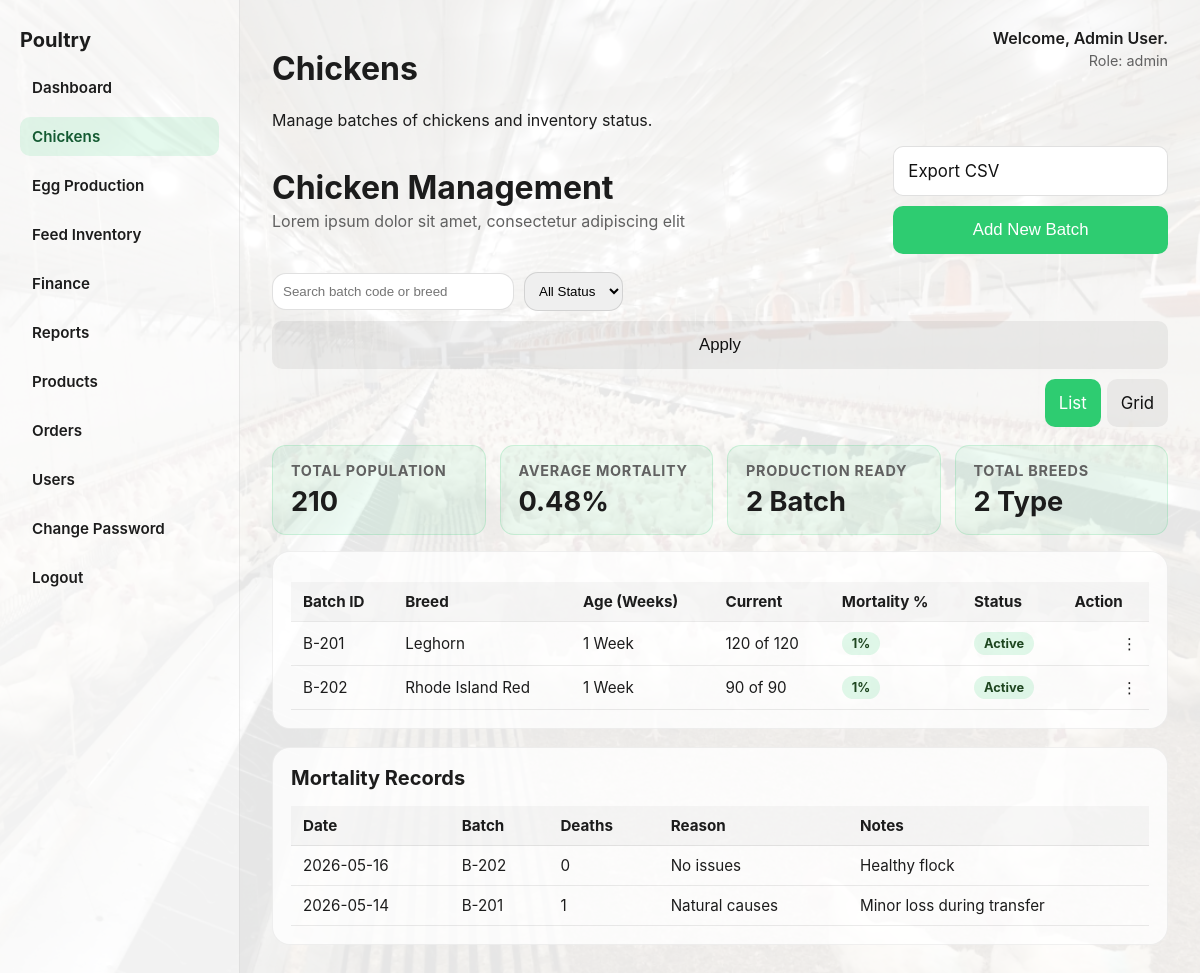
Screenshot of /chickens.php (signed in) with the database file from the repository.
### tables this page shows
CREATE TABLE batches (
    id INT AUTO_INCREMENT PRIMARY KEY,
    batch_code VARCHAR(100) NOT NULL UNIQUE,
    breed VARCHAR(255) NOT NULL,
    started_at DATE NOT NULL,
    quantity INT NOT NULL DEFAULT 0,
    status VARCHAR(50) NOT NULL DEFAULT 'active'
);

CREATE TABLE mortality_records (
    id INT AUTO_INCREMENT PRIMARY KEY,
    batch_id INT NOT NULL,
    recorded_at DATE NOT NULL,
    deaths INT NOT NULL DEFAULT 0,
    reason TEXT,
    notes TEXT,
    FOREIGN KEY (batch_id) REFERENCES batches(id) ON DELETE CASCADE
);

### controllers/BaseController.php (called while the page is built, shortened)
<?php
class BaseController {
    protected function render($view, $data = []) {
        extract($data);
        include __DIR__ . '/../views/' . $view . '.php';
    }
}
?>

### controllers/ChickenController.php (called while the page is built, shortened)
<?php
require_once __DIR__ . '/BaseController.php';
require_once __DIR__ . '/../models/ChickenModel.php';
class ChickenController extends BaseController {
    private ChickenModel $model;
    public function __construct() {
        $this->model = new ChickenModel();
    }
    public function index() {
        $message = '';
        $search = trim($_GET['search'] ?? '');
        $status = $_GET['status'] ?? '';
        $viewMode = $_GET['view'] ?? 'list';
        $batches = $this->model->getFilteredBatches($search, $status);
        $data = [
            'batches' => $batches,
            'mortalityRecords' => $this->model->getMortalityRecords(),
            'totalPopulation' => $this->model->getTotalPopulation(),
            'totalBreeds' => $this->model->getTotalBreeds(),
            'productionReady' => $this->model->getProductionReady(),
            'avgMortality' => $this->model->getAvgMortality(),
            'message' => $message,
            'search' => $search,
            'status' => $status,
            'viewMode' => $viewMode,
            'pageTitle' => 'Chickens',
            'pageDescription' => 'Manage batches of chickens and inventory status.',
            'activeNav' => 'chickens'
        ];
        $this->render('chicken', $data);
    }
}
?>

### chickens.php (called while the page is built)
<?php
require_once __DIR__ . '/controllers/ChickenController.php';
$controller = new ChickenController();
$controller->index();
?>

### models/BaseModel.php (called while the page is built, shortened)
<?php
require_once __DIR__ . '/../config.php';
class BaseModel {
    public function __construct() {
        $this->db = get_db();
    }
}
?>

### config.php (called while the page is built, shortened)
<?php
function get_db() {
    static $db;
    if (!$db) {
        if (DB_TYPE === 'mysql') {
            $dsn = 'mysql:host=' . DB_MYSQL_HOST . ';dbname=' . DB_MYSQL_NAME . ';charset=utf8mb4';
            $db = new PDO($dsn, DB_MYSQL_USER, DB_MYSQL_PASS);
        } else {
            $db = new PDO('sqlite:' . DB_FILE);
        }
        $db->setAttribute(PDO::ATTR_ERRMODE, PDO::ERRMODE_EXCEPTION);
    }
    return $db;
}

### models/ChickenModel.php (called while the page is built, shortened)
<?php
require_once __DIR__ . '/BaseModel.php';
class ChickenModel extends BaseModel {
    public function getFilteredBatches($search = '', $status = '') {
        $sql = 'SELECT * FROM batches';
        $params = [];
        $sql .= ' ORDER BY started_at DESC';
        $stmt = $this->db->prepare($sql);
        $stmt->execute($params);
        return $stmt->fetchAll(PDO::FETCH_ASSOC);
    }
    public function getMortalityRecords() {
        return $this->db->query(
            'SELECT m.id, m.recorded_at, m.deaths, m.reason, m.notes, b.batch_code
             FROM mortality_records m
             JOIN batches b ON b.id = m.batch_id
             ORDER BY m.recorded_at DESC, m.id DESC'
        )->fetchAll(PDO::FETCH_ASSOC);
    }
    public function getAvgMortality() {
        $totalDeaths = (int) $this->db->query('SELECT IFNULL(SUM(deaths), 0) FROM mortality_records')->fetchColumn();
        $totalPopulation = (int) $this->db->query('SELECT IFNULL(SUM(quantity), 0) FROM batches')->fetchColumn();
        $avg = ($totalDeaths / $totalPopulation) * 100;
        return number_format($avg, 2);
    }
}
?>

### views/chicken.php (the view, shortened to what this page needs)
<?php include __DIR__ . '/../includes/header.php'; ?>
<?php
$search = $search ?? '';
$viewMode = $viewMode ?? 'list';
$totalPopulation = $totalPopulation ?? 0;
$avgMortality = $avgMortality ?? 0;
$productionReady = $productionReady ?? 0;
$totalBreeds = $totalBreeds ?? 0;
$batches = $batches ?? [];
?>
<div style="display:flex; justify-content:space-between; align-items:center; flex-wrap:wrap; gap: 14px;">
    <div>
        <h1 style="margin:0;">Chicken Management</h1>
        <p style="margin:4px 0 0; color: var(--muted);">Lorem ipsum dolor sit amet, consectetur adipiscing elit</p>
    </div>
    <div style="display:flex; gap: 10px; flex-wrap: wrap; align-items:center;">
        <a href="?<?= http_build_query(array_merge($_GET, ['export' => 1])) ?>" class="button" style="background: #fff; color: #111; border: 1px solid rgba(0,0,0,0.12);">Export CSV</a>
        <button id="openBatchModal" class="button" type="button" style="background: #2ecc71;">Add New Batch</button>
    </div>
</div>
<?php
$search = $search ?? '';
$viewMode = $viewMode ?? 'list';
?>
<form method="get" style="margin-top:18px; display:flex; flex-wrap:wrap; gap:10px; align-items:center;">
    <input type="text" name="search" placeholder="Search batch code or breed" value="<?= htmlspecialchars($search) ?>" style="padding:10px; border-radius:14px; border:1px solid rgba(0,0,0,0.12); width:220px;" />
    <select name="status" style="padding:10px; border-radius:14px; border:1px solid rgba(0,0,0,0.12);">
        <option value="">All Status</option>
    </select>
    <button class="button" type="submit" style="background: rgba(0,0,0,0.06); color:#111;">Apply</button>
    <div style="margin-left:auto; display:flex; gap:6px;">
        <a href="?<?= http_build_query(array_merge($_GET, ['view' => 'list', 'export' => null])) ?>" class="button" style="background: <?= $viewMode === 'list' ? '#2ecc71' : 'rgba(0,0,0,0.06)' ?>; color: <?= $viewMode === 'list' ? '#fff' : '#111' ?>;">List</a>
        <a href="?<?= http_build_query(array_merge($_GET, ['view' => 'grid', 'export' => null])) ?>" class="button" style="background: <?= $viewMode === 'grid' ? '#2ecc71' : 'rgba(0,0,0,0.06)' ?>; color: <?= $viewMode === 'grid' ? '#fff' : '#111' ?>;">Grid</a>
    </div>
</form>
<div class="stats" style="margin-top: 18px; grid-template-columns: repeat(auto-fit, minmax(200px, 1fr)); gap: 14px;">
    <div class="stat">
        <h3>Total Population</h3>
        <p><?= number_format($totalPopulation, 0) ?></p>
    </div>
    <div class="stat">
        <h3>Average Mortality</h3>
        <p><?= $avgMortality ?>%</p>
    </div>
    <div class="stat">
        <h3>Production Ready</h3>
        <p><?= number_format($productionReady, 0) ?> Batch</p>
    </div>
    <div class="stat">
        <h3>Total Breeds</h3>
        <p><?= number_format($totalBreeds, 0) ?> Type</p>
    </div>
</div>
<div class="card-panel" style="margin-top: 16px;">
    <?php if ($viewMode === 'grid'): ?>
        <div style="display:grid; grid-template-columns: repeat(auto-fit, minmax(240px, 1fr)); gap:12px;">
            <?php foreach ($batches as $batch): ?>
                <?php
                    $ageWeeks = floor((time() - strtotime($batch['started_at'])) / (7 * 24 * 60 * 60));
                    $mortality = 1;
                    $statusClass = $batch['status'] === 'active' ? 'success' : 'danger';
                ?>
                <div style="border:1px solid rgba(0,0,0,0.12); border-radius:12px; padding:14px; background:#fff;">
                    <h4 style="margin:0 0 8px;"><?= htmlspecialchars($batch['batch_code']) ?></h4>
                    <p style="margin:2px 0;"><strong>Breed:</strong> <?= htmlspecialchars($batch['breed']) ?></p>
                    <p style="margin:2px 0;"><strong>Age:</strong> <?= max(1, $ageWeeks) ?> week(s)</p>
                    <p style="margin:2px 0;"><strong>Qty:</strong> <?= htmlspecialchars($batch['quantity']) ?></p>
                    <p style="margin:2px 0;"><strong>Status:</strong> <span class="badge <?= $statusClass ?>"><?= htmlspecialchars(ucfirst($batch['status'])) ?></span></p>
                    <p style="margin:2px 0;"><strong>Mortality:</strong> <span class="badge <?= $mortality > 5 ? 'danger' : 'success' ?>"><?= $mortality ?>%</span></p>
                </div>
            <?php endforeach; ?>
        </div>
    <?php else: ?>
        <table class="table" style="width:100%;">
            <thead>
                <tr>
                    <th>Batch ID</th>
                    <th>Breed</th>
                    <th>Age (Weeks)</th>
                    <th>Current</th>
                    <th>Mortality %</th>
                    <th>Status</th>
                    <th>Action</th>
                </tr>
            </thead>
            <tbody>
                <?php foreach ($batches as $batch): ?>
                    <?php
                        $ageWeeks = floor((time() - strtotime($batch['started_at'])) / (7 * 24 * 60 * 60));
                        $mortality = 1;
                        $statusClass = $batch['status'] === 'active' ? 'success' : 'danger';
                    ?>
                    <tr>
                        <td><?= htmlspecialchars($batch['batch_code']) ?></td>
                        <td><?= htmlspecialchars($batch['breed']) ?></td>
                        <td><?= max(1, $ageWeeks) ?> Week</td>
                        <td><?= htmlspecialchars($batch['quantity']) ?> of <?= htmlspecialchars($batch['quantity']) ?></td>
                        <td><span class="badge <?= $mortality > 5 ? 'danger' : 'success' ?>"><?= $mortality ?>%</span></td>
                        <td><span class="badge <?= $statusClass ?>"><?= htmlspecialchars(ucfirst($batch['status'])) ?></span></td>
                        <td style="text-align:right;">⋮</td>
                    </tr>
                <?php endforeach; ?>
            </tbody>
        </table>
    <?php endif; ?>
</div>
<div class="card-panel" style="margin-top: 18px;">
    <h2>Mortality Records</h2>
    <table class="table">
        <thead>
            <tr>
                <th>Date</th>
                <th>Batch</th>
                <th>Deaths</th>
                <th>Reason</th>
                <th>Notes</th>
            </tr>
        </thead>
        <tbody>
            <?php if (empty($mortalityRecords)): ?>
                <tr>
                    <td colspan="5" style="text-align:center; color: var(--muted);">No mortality records yet.</td>
                </tr>
            <?php else: ?>
                <?php foreach ($mortalityRecords as $record): ?>
                    <tr>
                        <td><?= htmlspecialchars($record['recorded_at']) ?></td>
                        <td><?= htmlspecialchars($record['batch_code']) ?></td>
                        <td><?= htmlspecialchars($record['deaths']) ?></td>
                        <td><?= htmlspecialchars($record['reason']) ?></td>
                        <td><?= htmlspecialchars($record['notes']) ?></td>
                    </tr>
                <?php endforeach; ?>
            <?php endif; ?>
        </tbody>
    </table>
</div>
<?php include __DIR__ . '/../includes/footer.php'; ?>

### assets/css/style.css (style rules this page uses)
:root { --bg: #e9ebee; --card: rgba(255, 255, 255, 0.95); --primary: #2ecc71; --primary-dark: #22b864; --text: #1c1c1c; --muted: #616161; --border: rgba(0, 0, 0, 0.15); --shadow: 0 16px 40px rgba(0, 0, 0, 0.18); }
html, body { height: 100%; margin: 0; font-family: -apple-system, BlinkMacSystemFont, "Segoe UI", Roboto, Helvetica, Arial, sans-serif; background: url('../images/poultry.png') center/cover fixed no-repeat; background-attachment: fixed; color: var(--text); }
a { color: var(--primary); text-decoration: none; }
.button { width: 100%; padding: 14px; border: none; border-radius: 10px; background: var(--primary); color: white; font-size: 1.05rem; cursor: pointer; transition: background 0.2s ease; }
.stats { display: grid; grid-template-columns: repeat(auto-fit, minmax(212px, 1fr)); gap: 14px; margin-top: 18px; }
.stat { padding: 16px 18px; border-radius: 14px; background: rgba(46, 204, 113, 0.08); border: 1px solid rgba(46, 204, 113, 0.18); }
.stat h3 { margin: 0 0 6px; font-size: 0.9rem; text-transform: uppercase; letter-spacing: 0.05em; color: var(--muted); }
.stat p { margin: 0; font-size: 1.7rem; font-weight: 700; }
.card-panel { padding: 18px; margin-top: 24px; border-radius: 18px; background: rgba(255, 255, 255, 0.8); border: 1px solid rgba(0, 0, 0, 0.06); }
.card-panel h2 { margin-top: 0; font-size: 1.25rem; }
.table { width: 100%; border-collapse: collapse; margin-top: 12px; }
.table th, .table td { padding: 10px 12px; border-bottom: 1px solid rgba(0, 0, 0, 0.08); text-align: left; font-size: 0.95rem; }
.table th { background: rgba(0, 0, 0, 0.03); font-weight: 700; }
.badge { display: inline-flex; padding: 4px 10px; border-radius: 999px; font-size: 0.8rem; font-weight: 700; align-items: center; }
.badge.success { background: rgba(46, 204, 113, 0.15); color: #1e4620; }

### rows the page displays
batches: batch_code "B-201", breed "Leghorn", started_at "1", quantity "120", mortality "1", status "Active"
batches: batch_code "B-202", breed "Rhode Island Red", started_at "1", quantity "90", mortality "1", status "Active"
mortality_records: recorded_at "2026-05-16", batch.batch_code "B-202", deaths "0", reason "No issues", notes "Healthy flock"
mortality_records: recorded_at "2026-05-14", batch.batch_code "B-201", deaths "1", reason "Natural causes", notes "Minor loss during transfer"

### other values shown
$pageTitle "Chickens"
$pageDescription "Manage batches of chickens and inventory status."
$user['name'] "Admin User"
$user['role'] "admin"
$totalPopulation "210"
$avgMortality "0.48"
$productionReady "2"
$totalBreeds "2"
